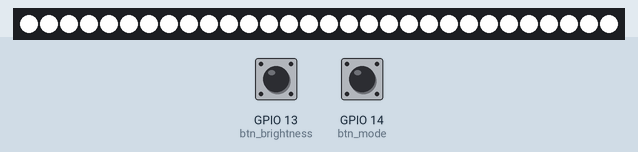
Bench run of a sketch on a simulated ESP32. Parts: 30 RGB LEDs in strip order, left to right. The inputs (shaded band) are chosen by the test bench; at power-on: GPIO 14 (btn_mode) HIGH, GPIO 13 (btn_brightness) HIGH. Dim RGB values are drawn brighter than linear; random numbers use the default seed unless the sketch sets one.

Above: at 3.0 s.
3.1 s: GPIO 14 (btn_mode) pulled LOW for 1 s
At 3.41 s:
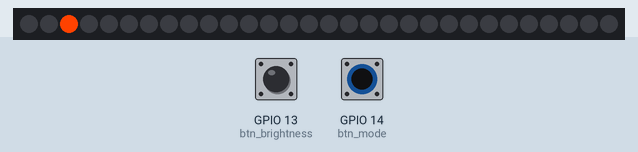
4.7 s: GPIO 13 (btn_brightness) pulled LOW for 0.15 s
At 5.27 s:
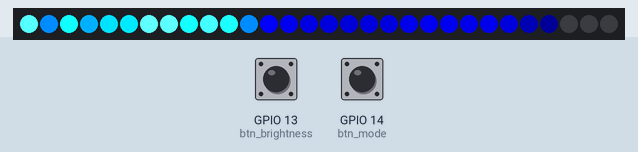
5.4 s: GPIO 13 (btn_brightness) pulled LOW for 1 s
At 5.89 s:
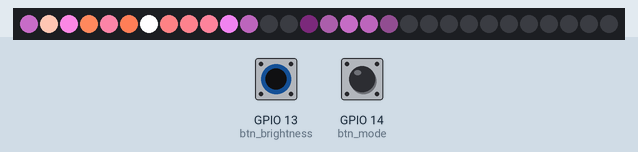
7.0 s: GPIO 14 (btn_mode) pulled LOW for 0.15 s
At 7.43 s:
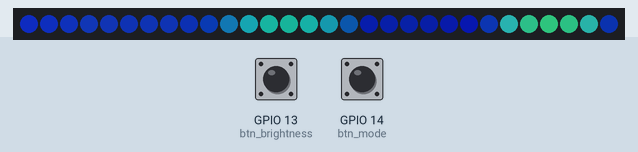
7.7 s: GPIO 14 (btn_mode) pulled LOW for 0.15 s
At 8.04 s:
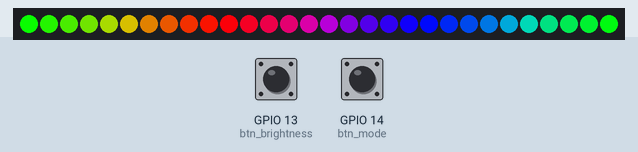
8.4 s: GPIO 14 (btn_mode) pulled LOW for 3.2 s
At 9.4 s:
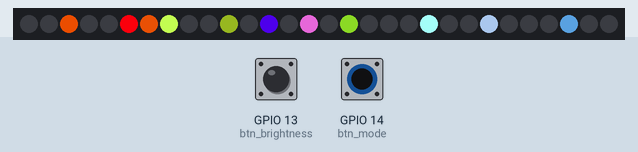

Measured:
- after the input at 3.1 s, the LEDs: change after 0.16 s (image 1)

The sketch:

PixelRedonda.ino
```cpp
#include "FastLED.h"

///////////////////////// LED WS2811
// Definitions for the LEDS
#define DATA_PIN    4  // Data output for LEDs
#define LED_TYPE    WS2811
#define COLOR_ORDER GRB
#define NUM_LEDS    30
#define BRIGHTNESS  255
CRGB leds[NUM_LEDS];

///////////////////////// CAPACITIVE BUTTONS
#define btn_mode 14 // Button that changes the light mode
#define btn_brightness 13 // Button that changes the light brightness

bool flag_btn_mode = false;
bool flag_btn_brightness = false;

int light_mode = 1;
int num_light_modes = 6;

int brightness_multiplyer = 1;

int btn_mode_HIGH = 0;
int btn_brightness_HIGH = 0;
int btn_mode_LOW = 0;
int btn_brightness_LOW = 0;

// the following variables are unsigned longs because the time, measured in
// milliseconds, will quickly become a bigger number than can be stored in an int.
unsigned long lastDebounceTime1 = 0;  // the last time the output pin was toggled
unsigned long lastDebounceTime2 = 0;  // the last time the output pin was toggled
unsigned long debounceDelay = 75;    // the debounce time; increase if the output flickers

int buttonState1;             // the current reading from the input pin
int lastButtonState1 = HIGH;   // the previous reading from the input pin
int buttonState2;             // the current reading from the input pin
int lastButtonState2 = HIGH;   // the previous reading from the input pin

////////////////////////////////////////////////////////////

///////////////////////// Variables for light mode fireplace()
#define FRAMES_PER_SECOND 60
bool gReverseDirection = false;
CRGBPalette16 gPal;
int COOLING = 40; //20   50
int SPARKING = 100; //70  100

unsigned long tempoUpdate = 0;

int brightness = 0;


void setup() {

	/*Serial.begin(115200);*/

	// tell FastLED about the LED strip configuration
	FastLED.addLeds<LED_TYPE, DATA_PIN, COLOR_ORDER>(leds, NUM_LEDS).setCorrection(TypicalLEDStrip).setDither(BRIGHTNESS < 255);

	// set master brightness control
	FastLED.setBrightness(BRIGHTNESS);

	brightness = BRIGHTNESS;

	light_mode = 1;

	initialize_lamp();

	rainbowCycle(5);


}

void loop() {

	EVERY_N_MILLISECONDS(50) {

		// Check if button was pressed
		if (readBtn_mode())
		{
			light_mode += 1;

			if (light_mode > num_light_modes)
			{
				light_mode = 1;
			}
		}

		// Check if button was pressed
		if (readBtn_brightness())
		{
			adjustBrightness();
		}
	}


	if (light_mode == 1) {
		moon(brightness);
	}
	else if (light_mode == 2) {
		fireplace(80, 40);

	}
	else if (light_mode == 3) {

		int speed = map(brightness, 50, 255, 2, 20);

		EVERY_N_MILLISECONDS(speed) {
			pacifica_loop();
			FastLED.show();
		}
	}
	else if (light_mode == 4) {

		int speed = map(brightness, 50, 255, 5, 40);
		rainbowCycle(speed);

	}
	else if (light_mode == 5) {

		int speed = map(brightness, 50, 255, 10, 200);

		TwinkleRandom(20, speed, false);
	}
	else if (light_mode == 6) {
		int speed = map(brightness, 50, 255, 1500, 10000);
		int gradient = map(brightness, 50, 255, 25, 3);

		jujuba(speed, gradient);
	}
	else {
		light_mode = 1;
	}
}

/////////////////////////////////////////////////////////////////////////
////////// MÉTODOS DE ILUMINAÇÃO
/////////////////////////////////////////////////////////////////////////

CRGB color = CHSV(random8(), 255, 255);

unsigned long next_color = 0;

void jujuba(int SpeedDelay, int gradient) {

	if (millis() >= next_color) {
		color = CHSV(random8(), 255, 255);
		next_color = millis() + SpeedDelay;
	}

	EVERY_N_MILLIS(100) {
		fadeTowardColor(leds, NUM_LEDS, color, gradient);
		FastLED.show();
	}
	// fade all existing pixels toward bgColor by "5" (out of 255)

}


void rainbowCycle(int SpeedDelay) {

	bool flagQuit = false;

	byte* c;
	uint16_t i, j;

	for (j = 0; j < 256; j++) { // 5 cycles of all colors on wheel
		for (i = 0; i < NUM_LEDS; i++) {

			EVERY_N_MILLIS(50) {
				if (readBtn_mode())
				{
					flagQuit = true;
					light_mode += 1;
					break;
				}
				if (readBtn_brightness())
				{
					flagQuit = true;
					adjustBrightness();
					break;
				}
			}

			c = Wheel(((i * 256 / NUM_LEDS) + j) & 255);
			setPixel(i, *c, *(c + 1), *(c + 2));
		}

		if (flagQuit)
		{
			break;
		}

		showStrip();
		delay(SpeedDelay);
	}
}

byte* Wheel(byte WheelPos) {
	static byte c[3];

	if (WheelPos < 85) {
		c[0] = WheelPos * 3;
		c[1] = 255 - WheelPos * 3;
		c[2] = 0;
	}
	else if (WheelPos < 170) {
		WheelPos -= 85;
		c[0] = 255 - WheelPos * 3;
		c[1] = 0;
		c[2] = WheelPos * 3;
	}
	else {
		WheelPos -= 170;
		c[0] = 0;
		c[1] = WheelPos * 3;
		c[2] = 255 - WheelPos * 3;
	}
	return c;
}

void TwinkleRandom(int Count, int SpeedDelay, boolean OnlyOne) {


	EVERY_N_MILLIS(SpeedDelay / 4) {
		setPixel(random(NUM_LEDS), 0, 0, 0);
	}

	if (meuDelay(SpeedDelay)) {

		setPixel(random(NUM_LEDS), random(0, 255), random(0, 255), random(0, 255));

		showStrip();

		if (OnlyOne) {
			setAll(0, 0, 0);
		}
	}
}

void moon(int brilho1) {

	for (int i = 0; i < NUM_LEDS; i++) {
		leds[i] = CRGB::White;
		FastLED.setBrightness(brilho1);
		FastLED.show();
	}
}

void fireplace(int SPARKING, int COOLING) {

	if (brightness > 1)
	{
		gPal = CRGBPalette16(CRGB::Black, CRGB::Blue, CRGB::Aqua, CRGB::White);
	}
	if (brightness > 51) {
		gPal = CRGBPalette16(CRGB::Black, CRGB::Violet, CRGB::Coral, CRGB::White);
	}
	if (brightness > 101) {
		gPal = CRGBPalette16(CRGB::Black, CRGB::Aqua, CRGB::DarkCyan, CRGB::White);
	}
	if (brightness > 151) {
		gPal = CRGBPalette16(CRGB::Black, CRGB::Purple, CRGB::Coral, CRGB::White);
	}
	if (brightness > 201){
		gPal = CRGBPalette16(CRGB::Black, CRGB::ForestGreen, CRGB::Green, CRGB::White);
	}
	if (brightness > 251)
	{
		gPal = CRGBPalette16(CRGB::Black, CRGB::Red, CRGB::OrangeRed, CRGB::Yellow);
	}


	// This first palette is the basic 'black body radiation' colors,
	// which run from black to red to bright yellow to white.
	//gPal = HeatColors_p;

	// These are other ways to set up the color palette for the 'fire'.
	// First, a gradient from black to red to yellow to white -- similar to HeatColors_p
	//   gPal = CRGBPalette16( CRGB::Black, CRGB::Red, CRGB::Yellow, CRGB::White);

	// Second, this palette is like the heat colors, but blue/aqua instead of red/yellow
	//   gPal = CRGBPalette16( CRGB::Black, CRGB::Blue, CRGB::Aqua,  CRGB::White);

	// Third, here's a simpler, three-step gradient, from black to red to white
	//   gPal = CRGBPalette16( CRGB::Black, CRGB::Red, CRGB::White);

	// Add entropy to random number generator; we use a lot of it.
	random16_add_entropy(random(100));

	// Fourth, the most sophisticated: this one sets up a new palette every
	// time through the loop, based on a hue that changes every time.
	// The palette is a gradient from black, to a dark color based on the hue,
	// to a light color based on the hue, to white.
	//
	//   static uint8_t hue = 0;
	//   hue++;
	//   CRGB darkcolor  = CHSV(hue,255,192); // pure hue, three-quarters brightness
	//   CRGB lightcolor = CHSV(hue,128,255); // half 'whitened', full brightness
	//   gPal = CRGBPalette16( CRGB::Black, darkcolor, lightcolor, CRGB::White);

	// Array of temperature readings at each simulation cell
	static byte heat[NUM_LEDS];

	// Step 1.  Cool down every cell a little
	for (int i = 0; i < NUM_LEDS; i++) {
		heat[i] = qsub8(heat[i], random8(0, ((COOLING * 10) / NUM_LEDS) + 2));
	}

	// Step 2.  Heat from each cell drifts 'up' and diffuses a little
	for (int k = NUM_LEDS - 1; k >= 2; k--) {
		heat[k] = (heat[k - 1] + heat[k - 2] + heat[k - 2]) / 3;
	}

	// Step 3.  Randomly ignite new 'sparks' of heat near the bottom
	if (random8() < SPARKING) {
		int y = random8(7);
		heat[y] = qadd8(heat[y], random8(160, 255));
	}

	// Step 4.  Map from heat cells to LED colors
	for (int j = 0; j < NUM_LEDS; j++) {
		// Scale the heat value from 0-255 down to 0-240
		// for best results with color palettes.
		byte colorindex = scale8(heat[j], 240);
		CRGB color = ColorFromPalette(gPal, colorindex);
		int pixelnumber;
		if (gReverseDirection) {
			pixelnumber = (NUM_LEDS - 1) - j;
		}
		else {
			pixelnumber = j;
		}
		leds[pixelnumber] = color;
	}

	FastLED.show(); // display this frame
	FastLED.delay(1000 / FRAMES_PER_SECOND);

}

//////////////////////////////// PACIFICA

CRGBPalette16 pacifica_palette_1 =
{ 0x000507, 0x000409, 0x00030B, 0x00030D, 0x000210, 0x000212, 0x000114, 0x000117,
  0x000019, 0x00001C, 0x000026, 0x000031, 0x00003B, 0x000046, 0x14554B, 0x28AA50 };
CRGBPalette16 pacifica_palette_2 =
{ 0x000507, 0x000409, 0x00030B, 0x00030D, 0x000210, 0x000212, 0x000114, 0x000117,
  0x000019, 0x00001C, 0x000026, 0x000031, 0x00003B, 0x000046, 0x0C5F52, 0x19BE5F };
CRGBPalette16 pacifica_palette_3 =
{ 0x000208, 0x00030E, 0x000514, 0x00061A, 0x000820, 0x000927, 0x000B2D, 0x000C33,
  0x000E39, 0x001040, 0x001450, 0x001860, 0x001C70, 0x002080, 0x1040BF, 0x2060FF };
void pacifica_loop()
{
	// Increment the four "color index start" counters, one for each wave layer.
	// Each is incremented at a different speed, and the speeds vary over time.
	static uint16_t sCIStart1, sCIStart2, sCIStart3, sCIStart4;
	static uint32_t sLastms = 0;
	uint32_t ms = GET_MILLIS();
	uint32_t deltams = ms - sLastms;
	sLastms = ms;
	uint16_t speedfactor1 = beatsin16(3, 179, 269);
	uint16_t speedfactor2 = beatsin16(4, 179, 269);
	uint32_t deltams1 = (deltams * speedfactor1) / 256;
	uint32_t deltams2 = (deltams * speedfactor2) / 256;
	uint32_t deltams21 = (deltams1 + deltams2) / 2;
	sCIStart1 += (deltams1 * beatsin88(1011, 10, 13));
	sCIStart2 -= (deltams21 * beatsin88(777, 8, 11));
	sCIStart3 -= (deltams1 * beatsin88(501, 5, 7));
	sCIStart4 -= (deltams2 * beatsin88(257, 4, 6));

	// Clear out the LED array to a dim background blue-green
	fill_solid(leds, NUM_LEDS, CRGB(2, 6, 10));

	// Render each of four layers, with different scales and speeds, that vary over time
	pacifica_one_layer(pacifica_palette_1, sCIStart1, beatsin16(3, 11 * 256, 14 * 256), beatsin8(10, 70, 130), 0 - beat16(301));
	pacifica_one_layer(pacifica_palette_2, sCIStart2, beatsin16(4, 6 * 256, 9 * 256), beatsin8(17, 40, 80), beat16(401));
	pacifica_one_layer(pacifica_palette_3, sCIStart3, 6 * 256, beatsin8(9, 10, 38), 0 - beat16(503));
	pacifica_one_layer(pacifica_palette_3, sCIStart4, 5 * 256, beatsin8(8, 10, 28), beat16(601));

	// Add brighter 'whitecaps' where the waves lines up more
	pacifica_add_whitecaps();

	// Deepen the blues and greens a bit
	//pacifica_deepen_colors();
}

// Add one layer of waves into the led array
void pacifica_one_layer(CRGBPalette16& p, uint16_t cistart, uint16_t wavescale, uint8_t bri, uint16_t ioff)
{
	uint16_t ci = cistart;
	uint16_t waveangle = ioff;
	uint16_t wavescale_half = (wavescale / 2) + 20;
	for (uint16_t i = 0; i < NUM_LEDS; i++) {
		waveangle += 250;
		uint16_t s16 = sin16(waveangle) + 32768;
		uint16_t cs = scale16(s16, wavescale_half) + wavescale_half;
		ci += cs;
		uint16_t sindex16 = sin16(ci) + 32768;
		uint8_t sindex8 = scale16(sindex16, 240);
		CRGB c = ColorFromPalette(p, sindex8, bri, LINEARBLEND);
		leds[i] += c;
	}
}

// Add extra 'white' to areas where the four layers of light have lined up brightly
void pacifica_add_whitecaps()
{
	uint8_t basethreshold = beatsin8(9, 55, 65);
	uint8_t wave = beat8(7);

	for (uint16_t i = 0; i < NUM_LEDS; i++) {
		uint8_t threshold = scale8(sin8(wave), 20) + basethreshold;
		wave += 7;
		uint8_t l = leds[i].getAverageLight();
		if (l > threshold) {
			uint8_t overage = l - threshold;
			uint8_t overage2 = qadd8(overage, overage);
			leds[i] += CRGB(overage, overage2, qadd8(overage2, overage2));
		}
	}
}

// Deepen the blues and greens
void pacifica_deepen_colors()
{
	for (uint16_t i = 0; i < NUM_LEDS; i++) {
		leds[i].blue = scale8(leds[i].blue, 145);
		leds[i].green = scale8(leds[i].green, 200);
		leds[i] |= CRGB(2, 5, 7);
	}
}


/////////////////////////////////////////////////////////////////////////
////////// MÉTODOS DE CONTROLE
/////////////////////////////////////////////////////////////////////////
void initialize_lamp() {

	int count = 0;

	for (int i = 1; i <= 100; i++) {
		btn_mode_HIGH += touchRead(btn_mode);
		btn_brightness_HIGH += touchRead(btn_brightness);
		count += 1;
	}

	btn_mode_HIGH = btn_mode_HIGH / count;
	btn_brightness_HIGH = btn_brightness_HIGH / count;

	btn_mode_LOW = btn_mode_HIGH / 3;
	btn_brightness_LOW = btn_brightness_HIGH / 3;
}

bool readBtn_mode() {

	int reading = touchRead(btn_mode);

	if (reading < 70) {
		reading = LOW;
	}
	else {
		reading = HIGH;
	}

	if (reading != lastButtonState1) {
		// reset the debouncing timer
		lastDebounceTime1 = millis();
	}

	if ((millis() - lastDebounceTime1) > debounceDelay) {

		if (reading != buttonState1) { //CHANGED STATUS

			buttonState1 = reading;

			if (lastButtonState1 == LOW) { // BUTTON PRESSED

				/*light_mode += 1;

				if (light_mode > num_light_modes) {
					light_mode = 1;
				}*/

				lastButtonState1 = reading;
				return true;

			}
		}
	}

	lastButtonState1 = reading;
	return false;
}

bool readBtn_brightness() {

	int reading = touchRead(btn_brightness);

	if (reading < 70) {
		reading = LOW;
	}
	else {
		reading = HIGH;
	}

	if (reading != lastButtonState2) {
		// reset the debouncing timer
		lastDebounceTime2 = millis();
	}

	if ((millis() - lastDebounceTime2) > debounceDelay) {

		if (reading != buttonState2) {

			buttonState2 = reading;

			if (lastButtonState2 == LOW) { // BUTTON PRESSED

				lastButtonState2 = reading;
				return true;
			}
		}
	}
	lastButtonState2 = reading;
	return false;
}

void turn_on_leds() {

	for (int i = 0; i < NUM_LEDS; i++) {
		leds[i] = CRGB::Red;
	}

	FastLED.show();
}

void turn_off_leds() {

	for (int i = 0; i < NUM_LEDS; i++) {
		leds[i] = CRGB::Black;
	}

	FastLED.show();

}

void adjustBrightness() {
	brightness += 50;

	if (brightness > 220 && brightness < 255)
	{
		brightness = 255;
	}

	if (brightness > 255)
	{
		brightness = 50;
	}
}

/////////////////////////////////////////////////////
///////////// MÉTODOS DE CONTROLE DE ILUMINAÇÃO

void showStrip() {
#ifdef ADAFRUIT_NEOPIXEL_H
	// NeoPixel
	strip.show();
#endif
#ifndef ADAFRUIT_NEOPIXEL_H
	// FastLED
	FastLED.show();
#endif
}

void setPixel(int Pixel, byte red, byte green, byte blue) {
#ifdef ADAFRUIT_NEOPIXEL_H
	// NeoPixel
	strip.setPixelColor(Pixel, strip.Color(red, green, blue));
#endif
#ifndef ADAFRUIT_NEOPIXEL_H
	// FastLED
	leds[Pixel].r = red;
	leds[Pixel].g = green;
	leds[Pixel].b = blue;
#endif
}

void setAll(byte red, byte green, byte blue) {
	for (int i = 0; i < NUM_LEDS; i++) {
		setPixel(i, red, green, blue);
	}
	showStrip();
}

bool meuDelay(int delayVal) {

	unsigned long tempoAtual = millis();

	if (tempoAtual > tempoUpdate) {
		tempoUpdate = tempoAtual + delayVal;
		return true;
	}
	else {
		return false;
	}

}

// Helper function that blends one uint8_t toward another by a given amount
void nblendU8TowardU8(uint8_t& cur, const uint8_t target, uint8_t amount)
{
	if (cur == target) return;

	if (cur < target) {
		uint8_t delta = target - cur;
		delta = scale8_video(delta, amount);
		cur += delta;
	}
	else {
		uint8_t delta = cur - target;
		delta = scale8_video(delta, amount);
		cur -= delta;
	}
}

// Blend one CRGB color toward another CRGB color by a given amount.
// Blending is linear, and done in the RGB color space.
// This function modifies 'cur' in place.
CRGB fadeTowardColor(CRGB& cur, const CRGB& target, uint8_t amount)
{
	nblendU8TowardU8(cur.red, target.red, amount);
	nblendU8TowardU8(cur.green, target.green, amount);
	nblendU8TowardU8(cur.blue, target.blue, amount);
	return cur;
}

// Fade an entire array of CRGBs toward a given background color by a given amount
// This function modifies the pixel array in place.
void fadeTowardColor(CRGB* L, uint16_t N, const CRGB& bgColor, uint8_t fadeAmount)
{
	for (uint16_t i = 0; i < N; i++) {
		fadeTowardColor(L[i], bgColor, fadeAmount);
	}
}
```
